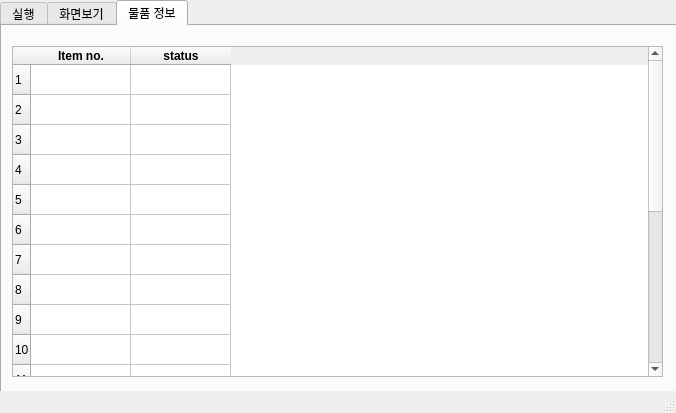
<?xml version="1.0" encoding="UTF-8"?>
<ui version="4.0">
 <class>MainWindow</class>
 <widget class="QMainWindow" name="MainWindow">
  <property name="geometry">
   <rect>
    <x>0</x>
    <y>0</y>
    <width>676</width>
    <height>413</height>
   </rect>
  </property>
  <property name="windowTitle">
   <string>MainWindow</string>
  </property>
  <widget class="QWidget" name="centralwidget">
   <widget class="QTabWidget" name="mainTab">
    <property name="geometry">
     <rect>
      <x>0</x>
      <y>0</y>
      <width>811</width>
      <height>591</height>
     </rect>
    </property>
    <property name="sizePolicy">
     <sizepolicy hsizetype="Preferred" vsizetype="Preferred">
      <horstretch>0</horstretch>
      <verstretch>0</verstretch>
     </sizepolicy>
    </property>
    <property name="currentIndex">
     <number>2</number>
    </property>
    <widget class="QWidget" name="runTab">
     <attribute name="title">
      <string>실행</string>
     </attribute>
     <widget class="QPushButton" name="runAllBtn">
      <property name="geometry">
       <rect>
        <x>40</x>
        <y>30</y>
        <width>141</width>
        <height>91</height>
       </rect>
      </property>
      <property name="text">
       <string>실행</string>
      </property>
     </widget>
     <widget class="QPushButton" name="stopBtn">
      <property name="geometry">
       <rect>
        <x>40</x>
        <y>210</y>
        <width>141</width>
        <height>91</height>
       </rect>
      </property>
      <property name="text">
       <string>정지</string>
      </property>
     </widget>
     <widget class="QPushButton" name="leftBtn">
      <property name="geometry">
       <rect>
        <x>250</x>
        <y>30</y>
        <width>141</width>
        <height>91</height>
       </rect>
      </property>
      <property name="text">
       <string>좌측이동</string>
      </property>
     </widget>
     <widget class="QPushButton" name="upBtn">
      <property name="geometry">
       <rect>
        <x>250</x>
        <y>210</y>
        <width>141</width>
        <height>91</height>
       </rect>
      </property>
      <property name="text">
       <string>위로 이동</string>
      </property>
     </widget>
     <widget class="QPushButton" name="rightBtn">
      <property name="geometry">
       <rect>
        <x>450</x>
        <y>30</y>
        <width>141</width>
        <height>91</height>
       </rect>
      </property>
      <property name="text">
       <string>우측이동</string>
      </property>
     </widget>
     <widget class="QPushButton" name="downBtn">
      <property name="geometry">
       <rect>
        <x>450</x>
        <y>210</y>
        <width>141</width>
        <height>91</height>
       </rect>
      </property>
      <property name="sizePolicy">
       <sizepolicy hsizetype="Minimum" vsizetype="Fixed">
        <horstretch>0</horstretch>
        <verstretch>0</verstretch>
       </sizepolicy>
      </property>
      <property name="text">
       <string>아래 이동</string>
      </property>
     </widget>
    </widget>
    <widget class="QWidget" name="viewTab">
     <attribute name="title">
      <string>화면보기</string>
     </attribute>
     <widget class="QLabel" name="firstLbl">
      <property name="geometry">
       <rect>
        <x>40</x>
        <y>20</y>
        <width>251</width>
        <height>141</height>
       </rect>
      </property>
      <property name="text">
       <string>tbl1</string>
      </property>
      <property name="alignment">
       <set>Qt::AlignCenter</set>
      </property>
     </widget>
     <widget class="QLabel" name="firstLbl_2">
      <property name="geometry">
       <rect>
        <x>370</x>
        <y>20</y>
        <width>251</width>
        <height>141</height>
       </rect>
      </property>
      <property name="text">
       <string>tbl2</string>
      </property>
      <property name="alignment">
       <set>Qt::AlignCenter</set>
      </property>
     </widget>
     <widget class="QLabel" name="firstLbl_3">
      <property name="geometry">
       <rect>
        <x>40</x>
        <y>200</y>
        <width>251</width>
        <height>141</height>
       </rect>
      </property>
      <property name="text">
       <string>tbl3</string>
      </property>
      <property name="alignment">
       <set>Qt::AlignCenter</set>
      </property>
     </widget>
     <widget class="QLabel" name="firstLbl_4">
      <property name="geometry">
       <rect>
        <x>360</x>
        <y>200</y>
        <width>251</width>
        <height>141</height>
       </rect>
      </property>
      <property name="text">
       <string>tbl4</string>
      </property>
      <property name="alignment">
       <set>Qt::AlignCenter</set>
      </property>
     </widget>
    </widget>
    <widget class="QWidget" name="tab">
     <attribute name="title">
      <string>물품 정보</string>
     </attribute>
     <widget class="QTableWidget" name="statustable">
      <property name="geometry">
       <rect>
        <x>10</x>
        <y>20</y>
        <width>651</width>
        <height>331</height>
       </rect>
      </property>
      <property name="rowCount">
       <number>20</number>
      </property>
      <row/>
      <row/>
      <row/>
      <row/>
      <row/>
      <row/>
      <row/>
      <row/>
      <row/>
      <row/>
      <row/>
      <row/>
      <row/>
      <row/>
      <row/>
      <row/>
      <row/>
      <row/>
      <row/>
      <row/>
      <column>
       <property name="text">
        <string>Item no.</string>
       </property>
       <property name="font">
        <font>
         <weight>75</weight>
         <bold>true</bold>
        </font>
       </property>
      </column>
      <column>
       <property name="text">
        <string>status</string>
       </property>
       <property name="font">
        <font>
         <weight>75</weight>
         <bold>true</bold>
        </font>
       </property>
      </column>
     </widget>
    </widget>
   </widget>
  </widget>
  <widget class="QMenuBar" name="menubar">
   <property name="geometry">
    <rect>
     <x>0</x>
     <y>0</y>
     <width>676</width>
     <height>21</height>
    </rect>
   </property>
  </widget>
  <widget class="QStatusBar" name="statusbar"/>
 </widget>
 <resources/>
 <connections/>
</ui>
